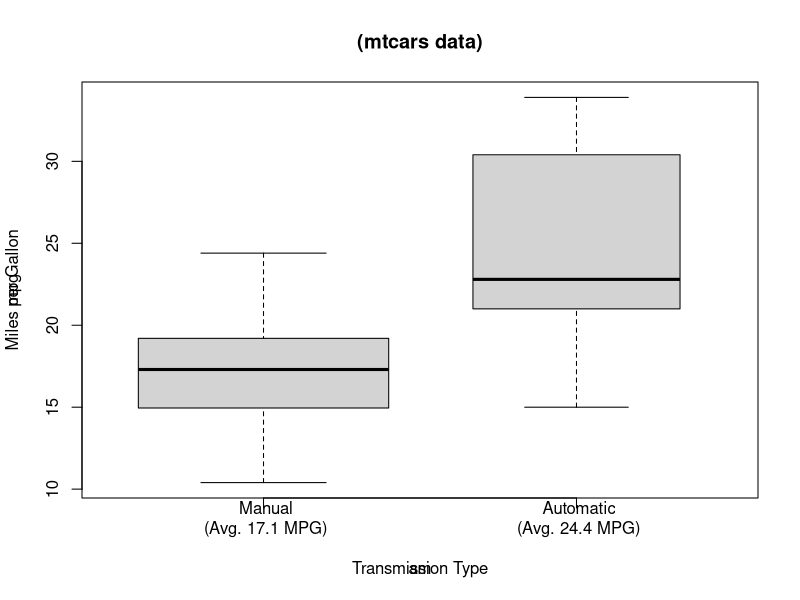
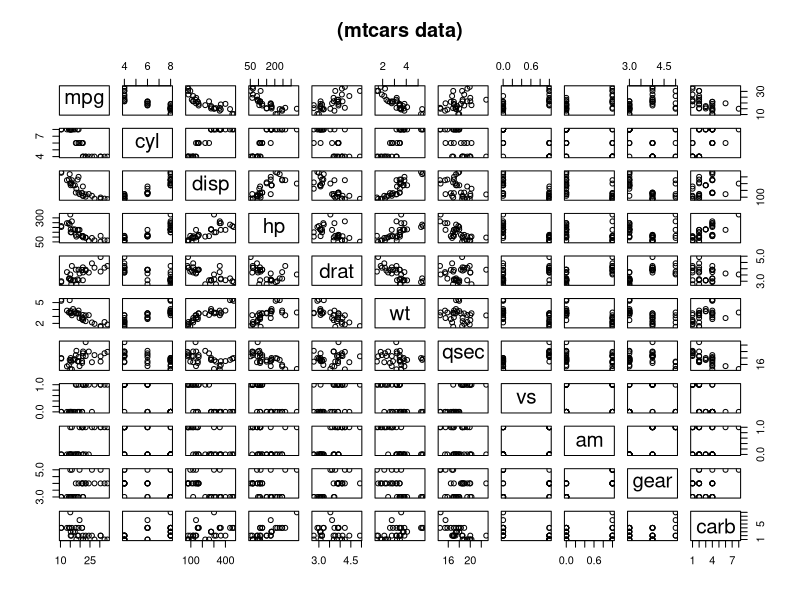
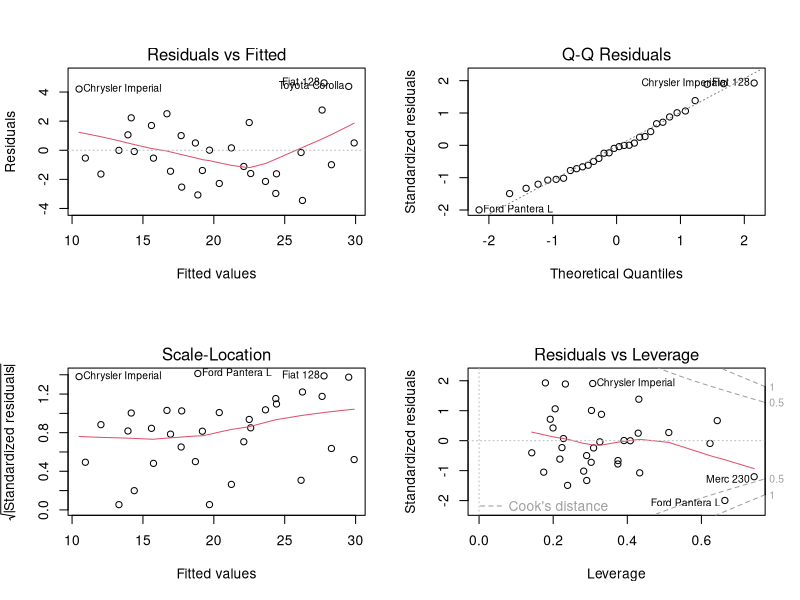
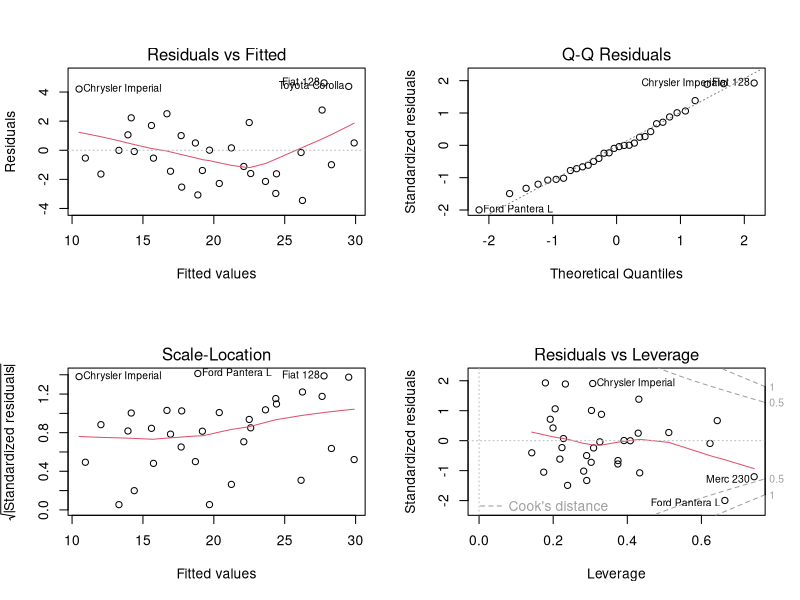

Reproduce these figures in R, in order.
## ---- chunk 1
data <- mtcars

colnames(data)
## ---- chunk 2
avgs <- tapply(data$mpg, data$am, mean) # 17.1, 24.4

par(mfrow = c(1, 1))

fig2 <- boxplot(mpg ~ am, data = data, varwidth = TRUE, 
        col = "lightgray", names = c("\n Manual\n (Avg. 17.1 MPG)","\n Automatic\n (Avg. 24.4 MPG)"))
title(main = "(mtcars data)", 
      xlab = "Transmission Type", ylab = "Miles per Gallon")

## ---- chunk 3
pairs(~ mpg + cyl + disp + hp + drat + wt + qsec + vs + am + gear + carb, data =
        mtcars, main="(mtcars data)")

## ---- chunk 4
fit <- lm(mpg ~ ., data = mtcars)
summary(fit)
## ---- chunk 5
par(mfrow = c(2, 2))
plot(fit)
## ---- chunk 6
library("car")
vif(fit)
## ---- chunk 7
data <- mtcars
data$country[rownames(data) %in% c("Mazda RX4","Mazda RX4 Wag","Datsun 710","Honda Civic","Toyota Corolla","Toyota Corona")] <- "Japan"
data$country[rownames(data) %in% c( "Hornet 4 Drive", "Hornet Sportabout", 
                                    "Valiant", "Duster 360", 
                                    "Cadillac Fleetwood", "Lincoln Continental",
                                    "Chrysler Imperial", "Dodge Challenger",
                                    "AMC Javelin", "Camaro Z28",
                                    "Pontiac Firebird", "Ford Pantera L")] <- "USA"
data$country[rownames(data) %in% c("Merc 240D", "Merc 230", "Merc 280", 
                                   "Merc 280C", "Merc 450SE", "Merc 450SL", 
                                   "Merc 450SLC", "Porsche 914-2")] <- "Germany"
data$country[rownames(data) %in% c("Fiat 128", "Fiat X1-9", "Ferrari Dino", 
                                   "Maserati Bora")] <- "Italy"
data$country[rownames(data) == "Lotus Europa"] <- "England"
data$country[rownames(data) == "Volvo 142E"] <- "Sweden"

fit1 <- lm(mpg ~ vs + wt + carb, data)
fit2 <- lm(mpg ~ vs + am + carb + country, data)

summary(fit1)
summary(fit2)
## ---- chunk 8
par(mfrow = c(2, 2))
plot(fit)
## ---- chunk 9
library("car")
vif(fit)
